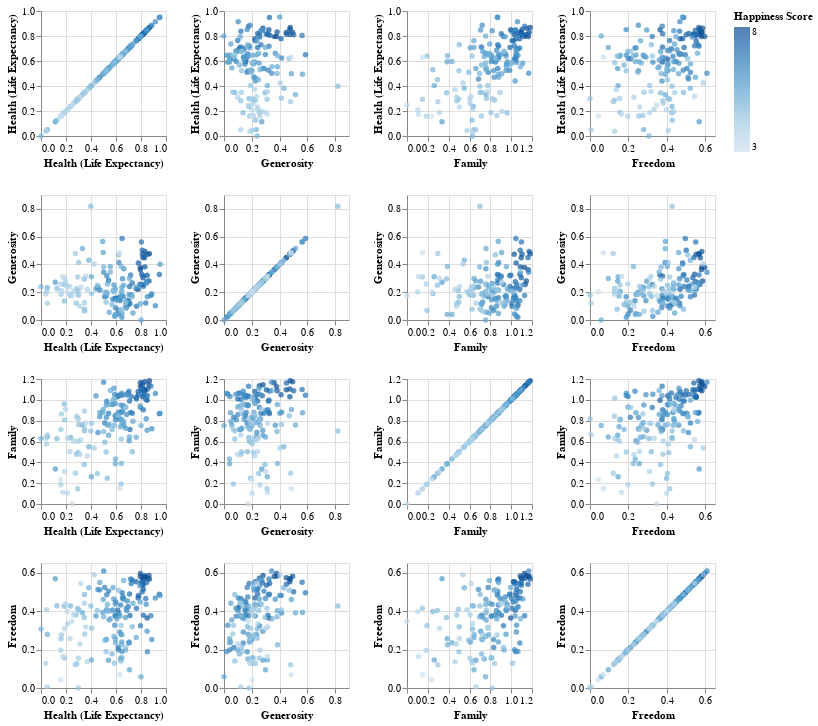

Here is the notebook cell this chart was saved with:
### Code cell
# Build a SPLOM
alt.Chart(data).mark_circle().encode(
    alt.X(alt.repeat("column"), type="quantitative"),
    alt.Y(alt.repeat("row"), type="quantitative"),
    color="Happiness Score",
    tooltip=["Country", "Happiness Score"]
).properties(
    width=125,
    height=125
).repeat(
    row=["Health (Life Expectancy)", "Generosity","Family", "Freedom"],
    column=["Health (Life Expectancy)", "Generosity", "Family", "Freedom"]
)

### Figure 1 — Vega-Lite specification as saved in the notebook (floating-point values rounded to 4 significant figures; data arrays with more than 128 entries replaced by an {"elided": "..."} marker saying what was removed)
{"config": {"view": {"continuousWidth": 300, "continuousHeight": 300}}, "repeat": {"column": ["Health (Life Expectancy)", "Generosity", "Family", "Freedom"], "row": ["Health (Life Expectancy)", "Generosity", "Family", "Freedom"]}, "spec": {"data": {"name": "data-5e601643f147ccceb8cef2df73f91dfd"}, "mark": {"type": "circle"}, "encoding": {"color": {"field": "Happiness Score", "type": "quantitative"}, "tooltip": [{"field": "Country", "type": "nominal"}, {"field": "Happiness Score", "type": "quantitative"}], "x": {"field": {"repeat": "column"}, "type": "quantitative"}, "y": {"field": {"repeat": "row"}, "type": "quantitative"}}, "height": 125, "width": 125}, "$schema": "https://vega.github.io/schema/vega-lite/v5.16.3.json", "datasets": {"data-5e601643f147ccceb8cef2df73f91dfd": {"elided": "157 records"}}}
